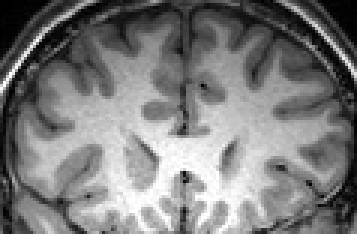
#> input picture code/testcase/brain1.bmp, 119 x 78 px (shown 3 times larger)
$ python gc_gui.py -i testcase/brain1.bmp
#> lines starting #> are read from the running program, lines starting #| are printed output that depends on the picture
### code/graph_cut.py
import numpy as np
import cv2
import maxflow


class GraphGenerator(object):
    def __init__(self, img):
        # default constants
        self.foreground = 1
        self.background = 0
        self.sampled = 0
        self.segmented = 1
        self.default = 0.5
        self.maximum = 1e9

        # graph settings
        self.image = img
        self.segmented_image = None
        self.graph = None
        self.sample_cover = np.zeros_like(self.image)
        self.segment_cover = None
        self.mask = None
        self.background_samples = []
        self.foreground_samples = []
        self.nodes = []
        self.edges = []
        self.cur_cover = self.sampled

    # [28 lines left out: functions add_sample, clear_samples, not called in this run]

    def return_cover(self):
        """Return coverage map."""
        if self.cur_cover == self.sampled:
            return self.sample_cover
        elif self.cur_cover == self.segmented:
            return self.segment_cover

    # [90 lines left out: functions return_image_with_cover, gen_graph, _seek_centers, _fill_graph, _graph_cut, not called in this run]

    def swap_cover(self, mode):
        """Swap between sampled and segmented coverage map."""
        self.cur_cover = mode

    def gen_segmented_image(self):
        """Generate segmented image."""
        self.segmented_image = np.zeros_like(self.image)
        np.copyto(self.segmented_image, self.image, where=self.mask)

    # [15 lines left out: function save_image, not called in this run]

    def node_number(self, x, y):
        """Return node number."""
        return x + y * self.image.shape[1]

    def node_coord(self, node_num):
        """Return node coordinates."""
        return (node_num % self.image.shape[1], node_num // self.image.shape[1])

### code/gc_gui.py
import numpy as np
import cv2
from graph_cut import GraphGenerator


class GCGUI(object):
    def __init__(self, img):
        # initialize the graph generator
        self.graph_gen = GraphGenerator(img)
        self.init_image = np.array(self.graph_gen.image)

        # initialize the GUI
        self.window = "Graph Cut Method"
        self.mode = None
        self.is_mouse_down = False

    def draw(self, event, x, y, *args):
        """Draw sample points."""
        # left mouse button down
        if event == cv2.EVENT_LBUTTONDOWN:
            self.mode = self.graph_gen.foreground
            self.is_mouse_down = True
            self.graph_gen.add_sample(x - 1, y - 1, self.mode)

        # left mouse button up
        elif event == cv2.EVENT_LBUTTONUP:
            self.mode = None
            self.is_mouse_down = False

        # right mouse button down
        elif event == cv2.EVENT_RBUTTONDOWN:
            self.mode = self.graph_gen.background
            self.is_mouse_down = True
            self.graph_gen.add_sample(x - 1, y - 1, self.mode)

        # right mouse button up
        elif event == cv2.EVENT_RBUTTONUP:
            self.mode = None
            self.is_mouse_down = False

        # mouse move
        elif event == cv2.EVENT_MOUSEMOVE:
            # mouse button down
            if self.is_mouse_down:
                self.graph_gen.add_sample(x - 1, y - 1, self.mode)

    def run(self):
        """Run GUI."""
        cv2.namedWindow(self.window)
        cv2.setMouseCallback(self.window, self.draw)

        while True:
            # show the image
            display = cv2.addWeighted(
                self.init_image, 0.8, self.graph_gen.return_cover(), 0.4, 0.1
            )
            cv2.imshow(self.window, display)

            # wait for a key press
            key = cv2.waitKey(1) & 0xFF

            # if the 'q' key is pressed, quit
            if key == ord('q'):
                break

            # if the 'c' key is pressed, clear samples
            elif key == ord('c'):
                self.graph_gen.clear_samples()

            # if the 'm' key is pressed, show the mask image
            elif key == ord('m'):
                self.graph_gen.gen_graph()
                self.graph_gen.swap_cover(self.graph_gen.segmented)

            # if the 's' key is pressed, show the sampled image
            elif key == ord('s'):
                self.graph_gen.swap_cover(self.graph_gen.sampled)

        cv2.destroyAllWindows()

        self.graph_gen.gen_segmented_image()
        return self.graph_gen.segmented_image


if __name__ == "__main__":
    import argparse

    parser = argparse.ArgumentParser(
        prog="GCGUI", description="Graph Cut GUI", add_help=True
    )
    parser.add_argument('--input', '-i', type=str, help="input image", required=True)
    args = parser.parse_args()
    img = cv2.imread(args.input)
#> img is the input picture: shape (78, 119, 3); min 0, max 255, mean 123.3
    gui = GCGUI(img)
    gui.run()
#> in run, `display = cv2.addWeighted( self.init_image, 0.8, self.graph_gen.return..`:
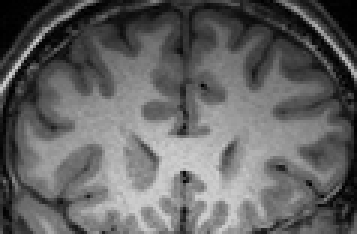
#> display: shape (78, 119, 3) (shown 3 times larger); min 0, max 204, mean 98.7
#> (key q is pressed here)
#> in gen_segmented_image, `np.copyto(self.segmented_image, self.image, where=self.mask)`: self.segmented_image: shape (78, 119, 3); every value is 0

$ run again, on code/testcase/hat.jpg
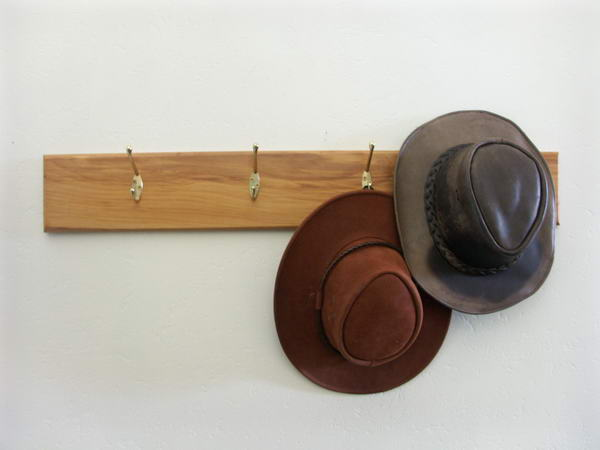
#> input picture code/testcase/hat.jpg, 600 x 450 px
#> img is the input picture: shape (450, 600, 3); mean B, G, R 166.6, 176.3, 184.1
#> in run, `display = cv2.addWeighted( self.init_image, 0.8, self.graph_gen.return..`:
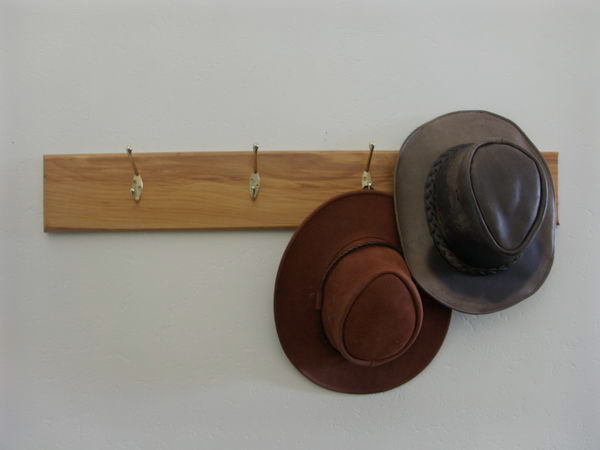
#> display: shape (450, 600, 3); mean B, G, R 133.3, 141.1, 147.3
#> self.segmented_image: shape (450, 600, 3); every value is 0

$ run again, on code/testcase/pic-2.jpg
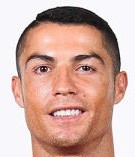
#> input picture code/testcase/pic-2.jpg, 135 x 157 px
#> img is the input picture: shape (157, 135, 3); mean B, G, R 161.2, 171.8, 207.7
#> in run, `display = cv2.addWeighted( self.init_image, 0.8, self.graph_gen.return..`:
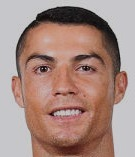
#> display: shape (157, 135, 3); mean B, G, R 129, 137.4, 166.1
#> self.segmented_image: shape (157, 135, 3); every value is 0
